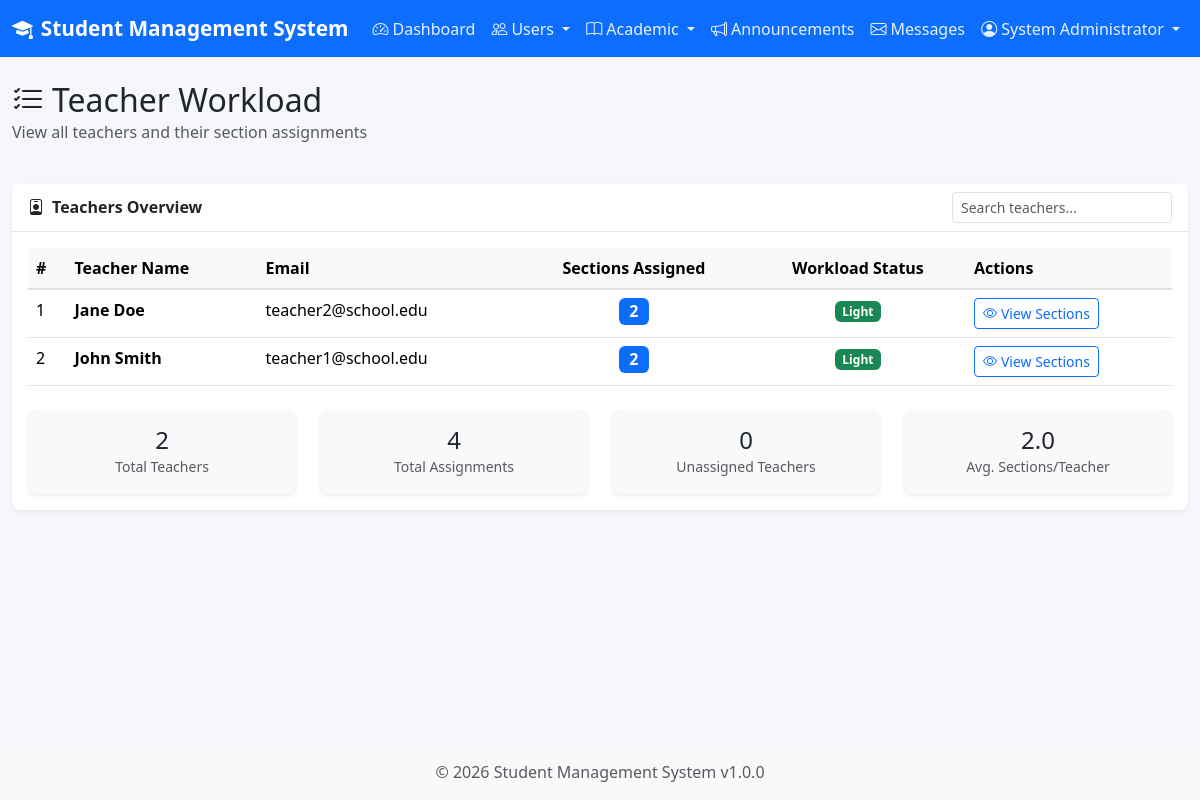
The page /modules/admin/teacher_workload.php (signed in) on the database its author committed.
### tables this page shows
CREATE TABLE IF NOT EXISTS users (
    id INT AUTO_INCREMENT PRIMARY KEY,
    username VARCHAR(50) NOT NULL UNIQUE,
    password VARCHAR(255) NOT NULL,
    role ENUM('admin', 'teacher', 'student') NOT NULL,
    full_name VARCHAR(100) NOT NULL,
    created_at TIMESTAMP DEFAULT CURRENT_TIMESTAMP,
    updated_at TIMESTAMP DEFAULT CURRENT_TIMESTAMP ON UPDATE CURRENT_TIMESTAMP
);

### includes/db_operations.php (called while the page is built, shortened)
<?php
function getTeacherWorkload() {
    $db = getDB();
    $stmt = $db->query("SELECT u.id, u.full_name, up.email,
                        (SELECT COUNT(*) FROM sections s WHERE s.teacher_id = u.id AND s.status = 'active') as section_count
                        FROM users u
                        LEFT JOIN user_profiles up ON u.id = up.user_id
                        WHERE u.role = 'teacher'
                        ORDER BY u.full_name");
    return $stmt->fetchAll();
}

### includes/helpers.php (called while the page is built, shortened)
<?php
function sanitize($input) {
    return htmlspecialchars(trim($input), ENT_QUOTES, 'UTF-8');
}

### modules/admin/teacher_workload.php (the view, shortened to what this page needs)
<?php
require_once __DIR__ . '/../../includes/header.php';
require_once __DIR__ . '/../../includes/db_operations.php';
$teachers = getTeacherWorkload();
?>
<div class="row mb-4">
    <div class="col-12">
        <h2 class="mb-0">
            <i class="bi bi-list-check me-2"></i>Teacher Workload
        </h2>
        <p class="text-muted">View all teachers and their section assignments</p>
    </div>
</div>
<div class="card">
    <div class="card-header d-flex justify-content-between align-items-center">
        <span><i class="bi bi-person-badge me-2"></i>Teachers Overview</span>
        <input type="text" id="tableSearch" class="form-control form-control-sm w-auto" placeholder="Search teachers...">
    </div>
    <div class="card-body">
        <?php if (empty($teachers)): ?>
        <div class="empty-state">
            <i class="bi bi-person-badge"></i>
            <p>No teachers found in the system.</p>
            <a href="<?= BASE_URL ?>modules/admin/manage_users.php?role=teacher&action=add" class="btn btn-primary">
                Add First Teacher
            </a>
        </div>
        <?php else: ?>
        <div class="table-responsive">
            <table class="table table-hover" id="dataTable">
                <thead>
                    <tr>
                        <th>#</th>
                        <th>Teacher Name</th>
                        <th>Email</th>
                        <th class="text-center">Sections Assigned</th>
                        <th class="text-center">Workload Status</th>
                        <th>Actions</th>
                    </tr>
                </thead>
                <tbody>
                    <?php foreach ($teachers as $index => $teacher): ?>
                    <?php
                    $sectionCount = $teacher['section_count'];
                    if ($sectionCount == 0) {
                        $statusClass = 'bg-secondary';
                        $statusText = 'No Assignment';
                    } elseif ($sectionCount <= 2) {
                        $statusClass = 'bg-success';
                        $statusText = 'Light';
                    } elseif ($sectionCount <= 4) {
                        $statusClass = 'bg-warning text-dark';
                        $statusText = 'Moderate';
                    } else {
                        $statusClass = 'bg-danger';
                        $statusText = 'Heavy';
                    }
                    ?>
                    <tr>
                        <td><?= $index + 1 ?></td>
                        <td>
                            <strong><?= sanitize($teacher['full_name']) ?></strong>
                        </td>
                        <td><?= sanitize($teacher['email'] ?: '-') ?></td>
                        <td class="text-center">
                            <span class="badge bg-primary fs-6"><?= $sectionCount ?></span>
                        </td>
                        <td class="text-center">
                            <span class="badge <?= $statusClass ?>"><?= $statusText ?></span>
                        </td>
                        <td>
                            <a href="<?= BASE_URL ?>modules/admin/teacher_sections.php?id=<?= $teacher['id'] ?>"
                               class="btn btn-sm btn-outline-primary">
                                <i class="bi bi-eye me-1"></i>View Sections
                            </a>
                        </td>
                    </tr>
                    <?php endforeach; ?>
                </tbody>
            </table>
        </div>
        <div class="row mt-4">
            <div class="col-md-3">
                <div class="card bg-light">
                    <div class="card-body text-center">
                        <h4 class="mb-0"><?= count($teachers) ?></h4>
                        <small class="text-muted">Total Teachers</small>
                    </div>
                </div>
            </div>
            <div class="col-md-3">
                <div class="card bg-light">
                    <div class="card-body text-center">
                        <h4 class="mb-0"><?= array_sum(array_column($teachers, 'section_count')) ?></h4>
                        <small class="text-muted">Total Assignments</small>
                    </div>
                </div>
            </div>
            <div class="col-md-3">
                <div class="card bg-light">
                    <div class="card-body text-center">
                        <h4 class="mb-0">
                            <?= count(array_filter($teachers, fn($t) => $t['section_count'] == 0)) ?>
                        </h4>
                        <small class="text-muted">Unassigned Teachers</small>
                    </div>
                </div>
            </div>
            <div class="col-md-3">
                <div class="card bg-light">
                    <div class="card-body text-center">
                        <h4 class="mb-0">
                            <?= count($teachers) > 0 ? number_format(array_sum(array_column($teachers, 'section_count')) / count($teachers), 1) : 0 ?>
                        </h4>
                        <small class="text-muted">Avg. Sections/Teacher</small>
                    </div>
                </div>
            </div>
        </div>
        <?php endif; ?>
    </div>
</div>
<?php require_once __DIR__ . '/../../includes/footer.php'; ?>

### assets/css/style.css (style rules this page uses)
:root { --primary-color: #0d6efd; --secondary-color: #6c757d; --success-color: #198754; --danger-color: #dc3545; --warning-color: #ffc107; --info-color: #0dcaf0; --light-color: #f8f9fa; --dark-color: #212529; }
body { background-color: #f5f7fa; min-height: 100vh; display: flex; flex-direction: column; }
.card { border: none; border-radius: 0.5rem; box-shadow: 0 0.125rem 0.25rem rgba(0, 0, 0, 0.075); transition: box-shadow 0.15s ease-in-out; }
.card-header { background-color: #fff; border-bottom: 1px solid rgba(0, 0, 0, 0.1); font-weight: 600; }
.table { margin-bottom: 0; }
.table thead th { background-color: #f8f9fa; border-bottom: 2px solid #dee2e6; font-weight: 600; white-space: nowrap; }
.btn { font-weight: 500; padding: 0.5rem 1rem; }
.btn-sm { padding: 0.25rem 0.5rem; font-size: 0.875rem; }

### rows shown on the page
users: full_name "Jane Doe", email "teacher2@school.edu", sectionCount "2", statusText "Light"
users: full_name "John Smith", email "teacher1@school.edu", sectionCount "2", statusText "Light"

### other values the page prints
APP_NAME "Student Management System"
getCurrentUserName() "System Administrator"
count($teachers) "2"
array_sum(array_column($teachers, 'section_count')) "4"
count(array_filter($teachers, fn($t) => $t['section_count'] == 0)) "0"
array_sum(array_column($teachers, 'section_count')) / count($teachers) "2.0"
APP_VERSION "1.0.0"
